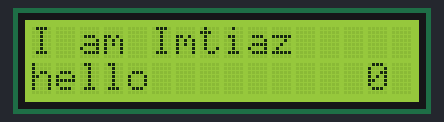
A sketch run on a simulated ATtiny85, built with avr-gcc and run on an emulated ATtiny85. On the bench: 16×2 character LCD.

Above: at 0.1 s.
At 4.1 s:
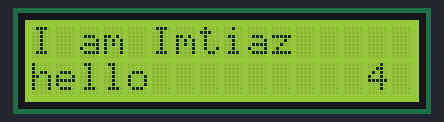
At 9.1 s:
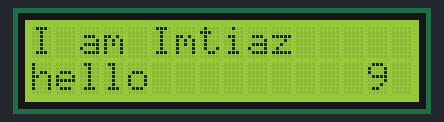
At 19.1 s:
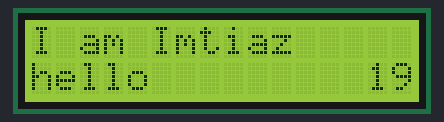
At 29.1 s:
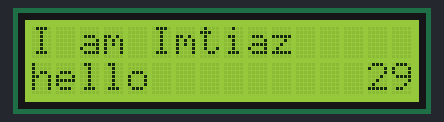
At 39.1 s:
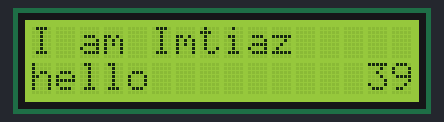

Measured:
- what the display in image 1 shows lasts 1.0 s, from 4.1 s to 5.1 s

The sketch:

interfacing_16_2_lcd_display_with_attiny851.ino
```cpp
#include <LiquidCrystal.h>

// Initialize the library with the numbers of the interface pins.
// The pins correspond to the ATtiny85's physical pins used in the simulation.
// LiquidCrystal lcd(RS, E, D4, D5, D6, D7);
// ATtiny Pins:     PB0,PB1,PB2,PB3,PB4,PB5
LiquidCrystal lcd(0, 1, 2, 3, 4, 5);

void setup() {
  // Set up the LCD's number of columns and rows:
  lcd.begin(16, 2);

  // Print a message to the LCD. This will appear on the first line.
  lcd.print("I am Imtiaz");

  // Set the cursor to column 0, line 1
  // (note: line 1 is the second row, since counting begins with 0).
  lcd.setCursor(0, 1);

  // Print a message on the second line.
  lcd.print("hello");
}

void loop() {
  // Set the cursor to column 14 on line 1 (the second line).
  lcd.setCursor(14, 1);

  // Print the time in seconds since the simulation started.
  lcd.print(millis() / 1000);

  // A small delay to improve simulation performance.
  delay(100);
}
```
